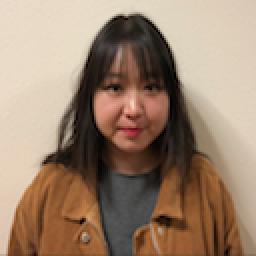
#> input picture Source code/E_100*128*128_Images/EMA_original.png, 128 x 128 px (shown 2 times larger)
$ python Generate_images_and_matrix.py   (older library calls are emulated)
#> lines starting #> are read from the running program, lines starting #| are printed output that depends on the picture
#Author Name: E MA
#New Mexico Highlands University Computer Science department
#CS535 NLP Spring 2018 Final Project
#Professor: Dr.Gil Gallegos

#This project use a random image to generate 100 images with size 28*28.
#100 images = 25*scaled images + 25*translation images + 25*noise images + 25*rotated image
#Then flatten the image into a 100*784 matrix

#Let's start with import python libraries.
import numpy as np
from PIL import Image

#Genetate all the vraiables we need
size = (128,128)
value_start = 0
Noisy_value_end = 125
Noisy_step = 5
Rotated_degree_end = 365
Rotated_step = 15
translation_LR_value_start = -4
translation_UD_value_start = -5
translation_LR_value_end = 8
translation_UD_value_end = 8
translation_step = 1
scale_value_start = -0.45
scale_value_end = 0.175
scale_step = 0.025

Image_list = []

#Import a random image in, I am going to use my face image in this project.
Original_IMG = Image.open('EMA_original.png')
#> Original_IMG is the input picture: PIL image 128x128 RGBA; mean R, G, B, A 155, 130.6, 110, 255

#Convert image to grey.
Grey_IMG = Original_IMG.convert("L")

#resize image to 28*28 pixels.
IMG= Grey_IMG.resize(size)
#New_IMG.save("EMA_New_28*28.png")

########################################################################################
#Get 25 noisy pictures with 25 diffrent noisy values from 0 to 125,step 5.
for values in range(value_start,Noisy_value_end,Noisy_step):
    New_IMG_array = np.asarray(IMG)
    Noisy_array = np.random.randint(-values,values+1,size)
    New_Noisy_IMG_array = np.add(Noisy_array,New_IMG_array)
    New_Noisy_IMG_array = Image.fromarray(np.uint8(New_Noisy_IMG_array))
    Noisy_image_list = "EMA_Noisy_Image_" + str(values) + ".png"
    New_Noisy_IMG_array.save(Noisy_image_list)
    Image_list.append(Noisy_image_list)
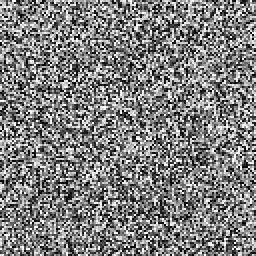
#> New_Noisy_IMG_array: PIL image 128x128 L (shown 2 times larger); min 0, max 255, mean 126.9
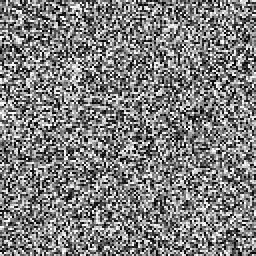
#> Noisy_array: shape (128, 128) int64 (shown 2 times larger); min -120, max 120, mean -0.7; drawn with min black and max white
#> after the loop, Image_list = 25 items, first 6: 'EMA_Noisy_Image_0.png', 'EMA_Noisy_Image_5.png', 'EMA_Noisy_Image_10.png', 'EMA_Noisy_Image_15.png', 'EMA_Noisy_Image_20.png', 'EMA_Noisy_Image_25.png'

########################################################################################
#Get 25 rotated images with 25 diffrent degree values, values from 0 to 365 clockwise rotation, step 15.
for degrees in range(value_start,Rotated_degree_end,Rotated_step):
    Rotated_IMG = IMG.rotate(degrees)
    Rotated_image_list = "EMA_Rotated_Image_" + str(degrees) + ".png"
    Rotated_IMG.save(Rotated_image_list)
    Image_list.append(Rotated_image_list)
#> this loop made 25 passes
#> pass 3, `Rotated_IMG = IMG.rotate(degrees)`:
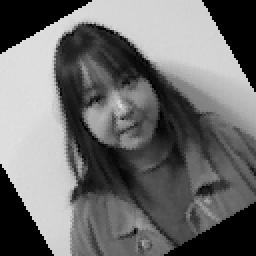
#> Rotated_IMG: PIL image 128x128 L (shown 2 times larger); min 0, max 224, mean 109.7
#> after the loop, Image_list = 50 items, first 6: 'EMA_Noisy_Image_0.png', 'EMA_Noisy_Image_5.png', 'EMA_Noisy_Image_10.png', 'EMA_Noisy_Image_15.png', 'EMA_Noisy_Image_20.png', 'EMA_Noisy_Image_25.png'

########################################################################################
#Get 25 translation images with 25 diffrent values. 12 left and right, 13 up and down
for LR_values in range(translation_LR_value_start,translation_LR_value_end,translation_step):
    IMG_LR = IMG.transform(IMG.size,Image.AFFINE,(1,0,LR_values,0,1,0))
    LR_translation_image_list = "EMA_Translation_Image_left_right_" + str(LR_values) + ".png"
    IMG_LR.save(LR_translation_image_list)
    Image_list.append(LR_translation_image_list)
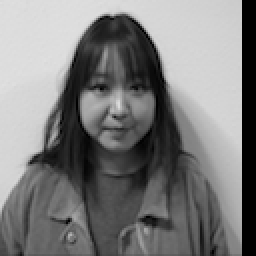
#> IMG_LR: PIL image 128x128 L (shown 2 times larger); min 0, max 224, mean 124.1
#> after the loop, Image_list = 62 items, first 6: 'EMA_Noisy_Image_0.png', 'EMA_Noisy_Image_5.png', 'EMA_Noisy_Image_10.png', 'EMA_Noisy_Image_15.png', 'EMA_Noisy_Image_20.png', 'EMA_Noisy_Image_25.png'


########################################################################################
for UD_values in range(translation_UD_value_start,translation_UD_value_end,translation_step):
    IMG_UD = IMG.transform(IMG.size,Image.AFFINE,(1,0,0,0,1,UD_values))
    UD_translation_image_list = "EMA_Translation_Image_up_down_" + str(UD_values) + ".png"
    IMG_UD.save(UD_translation_image_list)
    Image_list.append(UD_translation_image_list)
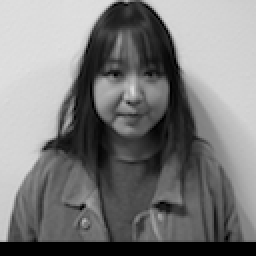
#> IMG_UD: PIL image 128x128 L (shown 2 times larger); min 0, max 224, mean 123.8
#> after the loop, Image_list = 75 items, first 6: 'EMA_Noisy_Image_0.png', 'EMA_Noisy_Image_5.png', 'EMA_Noisy_Image_10.png', 'EMA_Noisy_Image_15.png', 'EMA_Noisy_Image_20.png', 'EMA_Noisy_Image_25.png'


########################################################################################
#Get 25 Scaled images with 25 diffrent decimal values.
def frange(start,stop,step):
    i = start
    while i < stop:
        yield i
        i += step
for Values in frange(scale_value_start,scale_value_end,scale_step):
    Scale_IMG = IMG.transform(IMG.size,Image.AFFINE,(1,Values,1,0,1,1))
    scaled_image_list = "EMA_Scaled_Image_" + str(Values) + ".png"
    Scale_IMG.save(scaled_image_list)
    Image_list.append(scaled_image_list)
#> this loop made 25 passes
#> pass 1, `Scale_IMG = IMG.transform(IMG.size,Image.AFFINE,(1,Values,1,0,1,1))`:
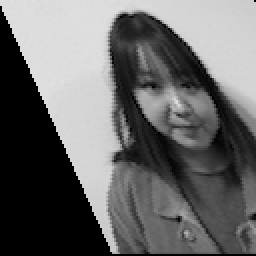
#> Scale_IMG: PIL image 128x128 L (shown 2 times larger); min 0, max 224, mean 104.2
#> after the loop:
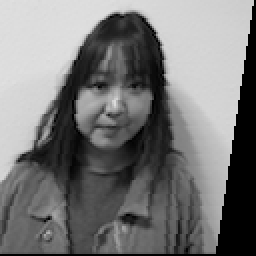
#> Scale_IMG: PIL image 128x128 L (shown 2 times larger); min 0, max 224, mean 119
#> after the loop, Image_list = 100 items, first 6: 'EMA_Noisy_Image_0.png', 'EMA_Noisy_Image_5.png', 'EMA_Noisy_Image_10.png', 'EMA_Noisy_Image_15.png', 'EMA_Noisy_Image_20.png', 'EMA_Noisy_Image_25.png'

########################################################################################
#This function flatten all the image to a 1D array
def flatten_image(pictures):
#> called with pictures = 'EMA_Noisy_Image_0.png'
    IMG = Image.open(pictures)
    IMG = list(IMG.getdata())
#> IMG = 16384 values, max 224 at index 135, min 0 at index 1869, mean 135.5
    IMG_array = np.asarray(IMG)
#> IMG_array has the same summary as IMG
    IMG_array = IMG_array.astype(np.float)/255
#> IMG_array = 16384 values, max 0.878 at index 135, min 0 at index 1869, mean 0.531
    flatten_IMG_array = IMG_array.flatten('F') #call flatten function in here
#> flatten_IMG_array has the same summary as IMG_array
    return (flatten_IMG_array)

########################################################################################
#get feature matrix
Feature_matrix = []
for image in Image_list:
    matrix = flatten_image(image)
#> matrix has the same summary as IMG_array in flatten_image
    Feature_matrix.append(matrix)
    Final_Feature_matrix = np.array(Feature_matrix)


########################################################################################
#save matrix to a file
if Final_Feature_matrix.shape == (100,784):
    np.savetxt("EMA_100_784_feature_matrix.txt",Final_Feature_matrix)
else:
    np.savetxt("EMA_100*16384_feature_matrix.txt",Final_Feature_matrix)
